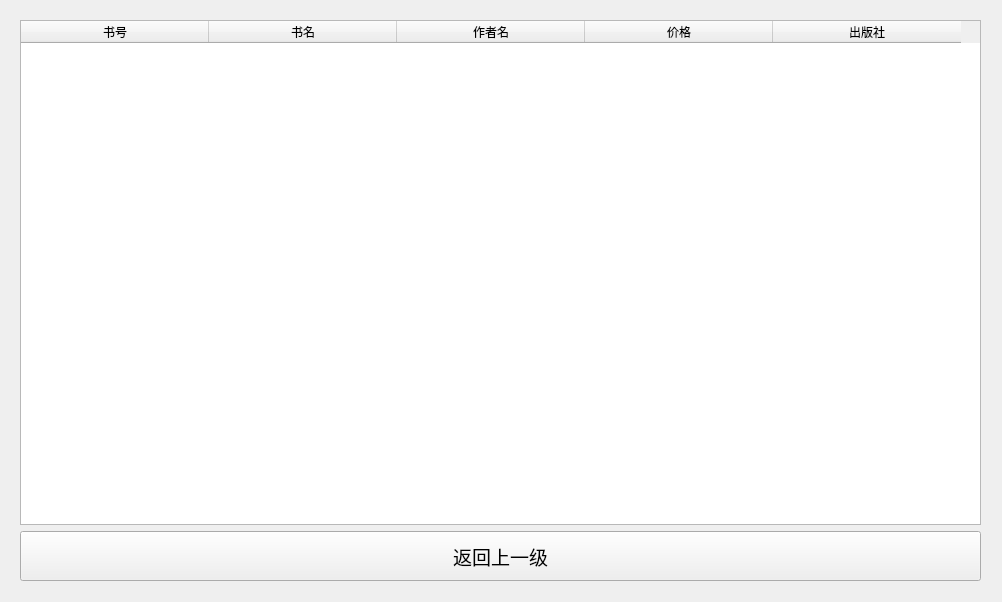
<?xml version="1.0" encoding="UTF-8"?>
<ui version="4.0">
 <class>browseBook</class>
 <widget class="QWidget" name="browseBook">
  <property name="geometry">
   <rect>
    <x>0</x>
    <y>0</y>
    <width>1002</width>
    <height>602</height>
   </rect>
  </property>
  <property name="windowTitle">
   <string>图书管理系统 - 浏览图书列表</string>
  </property>
  <property name="windowIcon">
   <iconset>
    <selectedoff>D:/pictures/avator.png</selectedoff>
   </iconset>
  </property>
  <widget class="QWidget" name="verticalLayoutWidget">
   <property name="geometry">
    <rect>
     <x>10</x>
     <y>10</y>
     <width>981</width>
     <height>581</height>
    </rect>
   </property>
   <layout class="QVBoxLayout" name="verticalLayout">
    <property name="leftMargin">
     <number>10</number>
    </property>
    <property name="topMargin">
     <number>10</number>
    </property>
    <property name="rightMargin">
     <number>10</number>
    </property>
    <property name="bottomMargin">
     <number>10</number>
    </property>
    <item>
     <widget class="QTableWidget" name="bookTable">
      <attribute name="horizontalHeaderCascadingSectionResizes">
       <bool>true</bool>
      </attribute>
      <attribute name="horizontalHeaderMinimumSectionSize">
       <number>25</number>
      </attribute>
      <attribute name="horizontalHeaderDefaultSectionSize">
       <number>188</number>
      </attribute>
      <column>
       <property name="text">
        <string>书号</string>
       </property>
      </column>
      <column>
       <property name="text">
        <string>书名</string>
       </property>
      </column>
      <column>
       <property name="text">
        <string>作者名</string>
       </property>
      </column>
      <column>
       <property name="text">
        <string>价格</string>
       </property>
      </column>
      <column>
       <property name="text">
        <string>出版社</string>
       </property>
      </column>
     </widget>
    </item>
    <item>
     <widget class="QPushButton" name="backButton">
      <property name="sizePolicy">
       <sizepolicy hsizetype="Minimum" vsizetype="Fixed">
        <horstretch>0</horstretch>
        <verstretch>0</verstretch>
       </sizepolicy>
      </property>
      <property name="minimumSize">
       <size>
        <width>0</width>
        <height>50</height>
       </size>
      </property>
      <property name="font">
       <font>
        <pointsize>14</pointsize>
       </font>
      </property>
      <property name="text">
       <string>返回上一级</string>
      </property>
     </widget>
    </item>
   </layout>
  </widget>
 </widget>
 <resources/>
 <connections/>
</ui>
